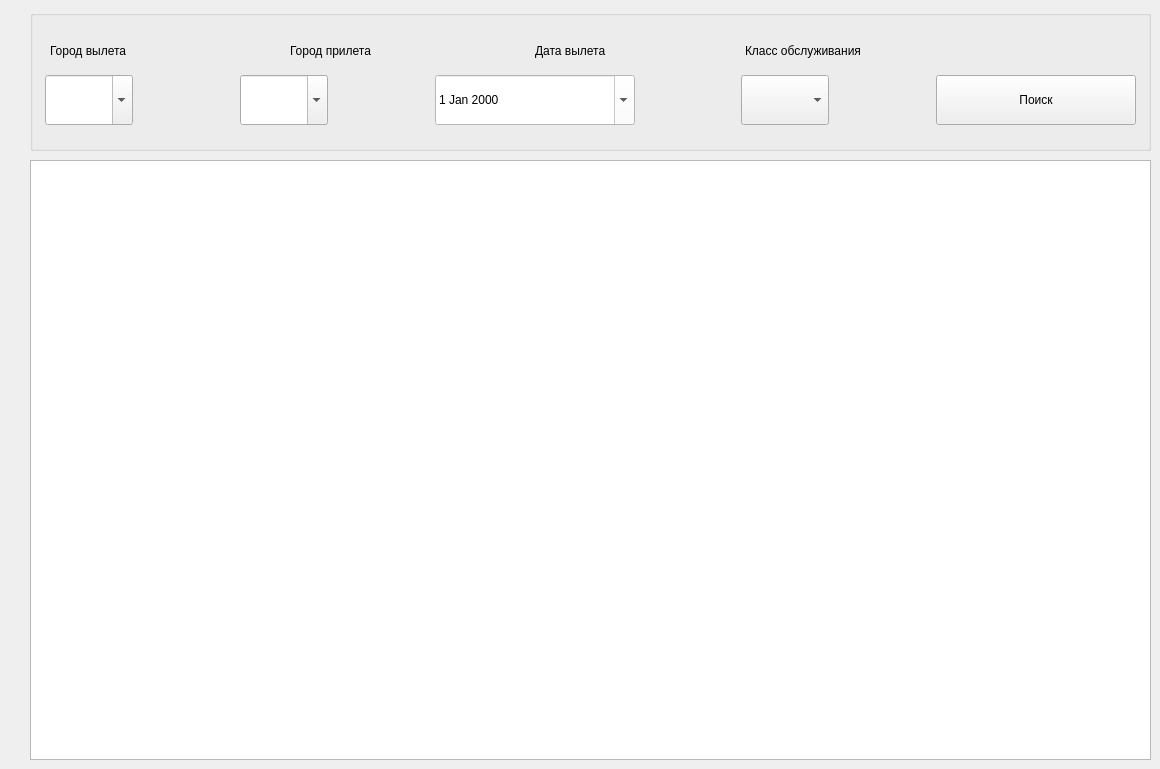
    <widget class="QWidget" name="tab">
     <property name="styleSheet">
      <string notr="true">QTab {background-color: rgb(255, 255, 127)};</string>
     </property>
     <attribute name="title">
      <string>Покупка</string>
     </attribute>
     <widget class="QGroupBox" name="groupBox_2">
      <property name="geometry">
       <rect>
        <x>30</x>
        <y>10</y>
        <width>1121</width>
        <height>141</height>
       </rect>
      </property>
      <property name="title">
       <string/>
      </property>
      <property name="flat">
       <bool>false</bool>
      </property>
      <widget class="QWidget" name="horizontalLayoutWidget_3">
       <property name="geometry">
        <rect>
         <x>0</x>
         <y>60</y>
         <width>1121</width>
         <height>61</height>
        </rect>
       </property>
       <layout class="QHBoxLayout" name="horizontalLayout_2">
        <property name="leftMargin">
         <number>15</number>
        </property>
        <property name="rightMargin">
         <number>15</number>
        </property>
        <item>
         <widget class="QComboBox" name="CB_cityF">
          <property name="sizePolicy">
           <sizepolicy hsizetype="Preferred" vsizetype="Maximum">
            <horstretch>0</horstretch>
            <verstretch>0</verstretch>
           </sizepolicy>
          </property>
          <property name="minimumSize">
           <size>
            <width>88</width>
            <height>50</height>
           </size>
          </property>
          <property name="styleSheet">
           <string notr="true">editable :{
     background: white};</string>
          </property>
          <property name="editable">
           <bool>true</bool>
          </property>
         </widget>
        </item>
        <item>
         <spacer name="horizontalSpacer_4">
          <property name="orientation">
           <enum>Qt::Horizontal</enum>
          </property>
          <property name="sizeHint" stdset="0">
           <size>
            <width>40</width>
            <height>20</height>
           </size>
          </property>
         </spacer>
        </item>
        <item>
         <widget class="QComboBox" name="CB_cityT">
          <property name="minimumSize">
           <size>
            <width>88</width>
            <height>50</height>
           </size>
          </property>
          <property name="editable">
           <bool>true</bool>
          </property>
         </widget>
        </item>
        <item>
         <spacer name="horizontalSpacer_5">
          <property name="orientation">
           <enum>Qt::Horizontal</enum>
          </property>
          <property name="sizeHint" stdset="0">
           <size>
            <width>40</width>
            <height>20</height>
           </size>
          </property>
         </spacer>
        </item>
        <item>
         <widget class="QDateEdit" name="dateEdit">
          <property name="minimumSize">
           <size>
            <width>200</width>
            <height>50</height>
           </size>
          </property>
          <property name="styleSheet">
           <string notr="true">background-color: rgb(255, 255, 255);</string>
          </property>
          <property name="calendarPopup">
           <bool>true</bool>
          </property>
         </widget>
        </item>
        <item>
         <spacer name="horizontalSpacer_6">
          <property name="orientation">
           <enum>Qt::Horizontal</enum>
          </property>
          <property name="sizeHint" stdset="0">
           <size>
            <width>40</width>
            <height>20</height>
           </size>
          </property>
         </spacer>
        </item>
        <item>
         <widget class="QComboBox" name="comboBox">
          <property name="minimumSize">
           <size>
            <width>88</width>
            <height>50</height>
           </size>
          </property>
          <property name="duplicatesEnabled">
           <bool>false</bool>
          </property>
         </widget>
        </item>
        <item>
         <spacer name="horizontalSpacer_7">
          <property name="orientation">
           <enum>Qt::Horizontal</enum>
          </property>
          <property name="sizeHint" stdset="0">
           <size>
            <width>40</width>
            <height>20</height>
           </size>
          </property>
         </spacer>
        </item>
        <item>
         <widget class="QPushButton" name="pushButton">
          <property name="minimumSize">
           <size>
            <width>200</width>
            <height>50</height>
           </size>
          </property>
          <property name="text">
           <string>Поиск</string>
          </property>
         </widget>
        </item>
       </layout>
      </widget>
      <widget class="QLabel" name="label">
       <property name="geometry">
        <rect>
         <x>20</x>
         <y>30</y>
         <width>171</width>
         <height>21</height>
        </rect>
       </property>
       <property name="text">
        <string>Город вылета</string>
       </property>
      </widget>
      <widget class="QLabel" name="label_2">
       <property name="geometry">
        <rect>
         <x>260</x>
         <y>30</y>
         <width>171</width>
         <height>21</height>
        </rect>
       </property>
       <property name="text">
        <string>Город прилета</string>
       </property>
      </widget>
      <widget class="QLabel" name="label_5">
       <property name="geometry">
        <rect>
         <x>505</x>
         <y>30</y>
         <width>161</width>
         <height>21</height>
        </rect>
       </property>
       <property name="text">
        <string>Дата вылета</string>
       </property>
      </widget>
      <widget class="QLabel" name="label_6">
       <property name="geometry">
        <rect>
         <x>715</x>
         <y>30</y>
         <width>201</width>
         <height>21</height>
        </rect>
       </property>
       <property name="text">
        <string>Класс обслуживания</string>
       </property>
      </widget>
     </widget>
     <widget class="QTableView" name="tableView_4">
      <property name="geometry">
       <rect>
        <x>30</x>
        <y>160</y>
        <width>1121</width>
        <height>600</height>
       </rect>
      </property>
      <property name="alternatingRowColors">
       <bool>false</bool>
      </property>
      <property name="selectionMode">
       <enum>QAbstractItemView::SingleSelection</enum>
      </property>
      <property name="selectionBehavior">
       <enum>QAbstractItemView::SelectRows</enum>
      </property>
      <attribute name="verticalHeaderVisible">
       <bool>false</bool>
      </attribute>
     </widget>
    </widget>
